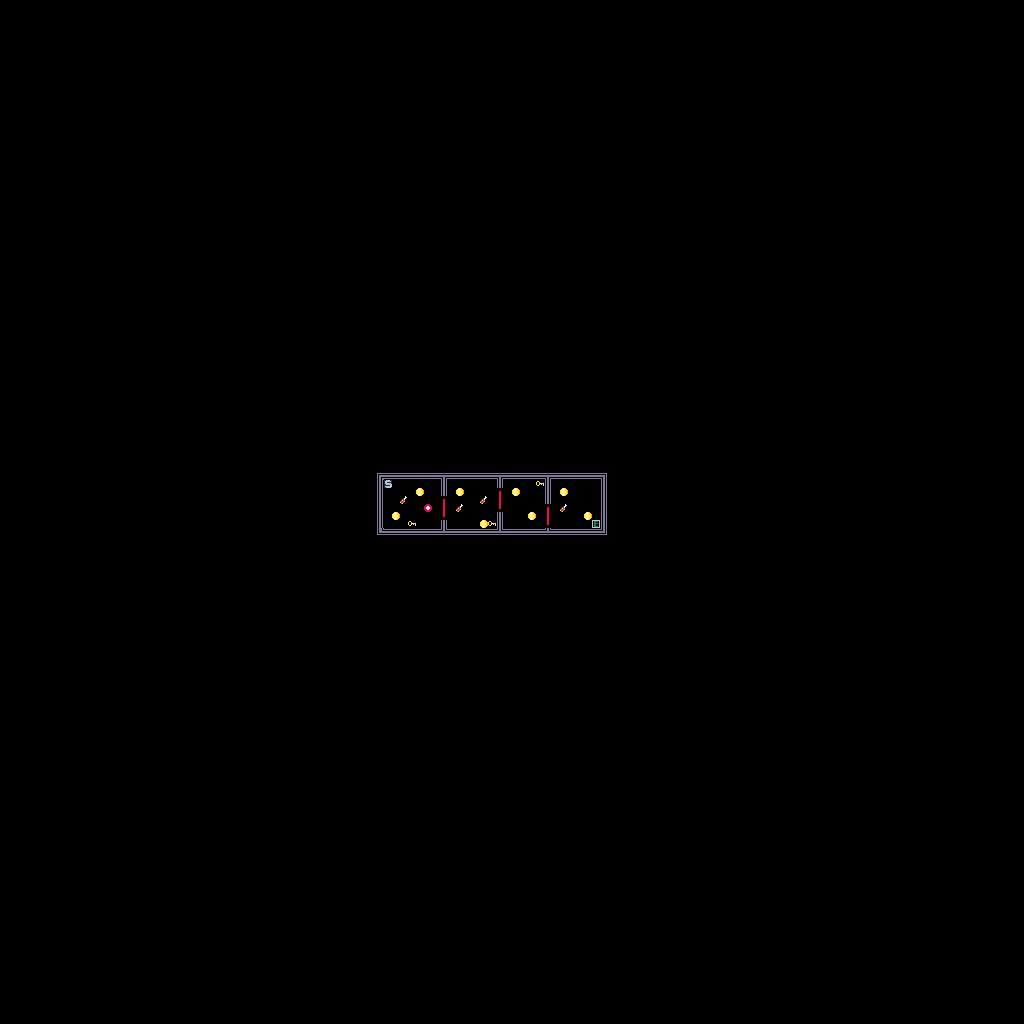

A level layout from a 2D game, rendered from its tile map. Below: a short description, then the map file with tile-grid data replaced by summaries:
An orthogonal 128x128 tile map with 8x8 px tiles, 1 tile layer (floor).

<map version="1.2" tiledversion="1.3.2" orientation="orthogonal" renderorder="left-up" compressionlevel="0" width="128" height="128" tilewidth="8" tileheight="8" infinite="0" backgroundcolor="#000000" nextlayerid="2" nextobjectid="1">
 <tileset firstgid="1" source="map_tiles.tsx" />
 <layer id="1" name="floor" width="128" height="128">
  <data>[16384 cells, 106 non-empty, 17 distinct tile ids]</data>
 </layer>
</map>
